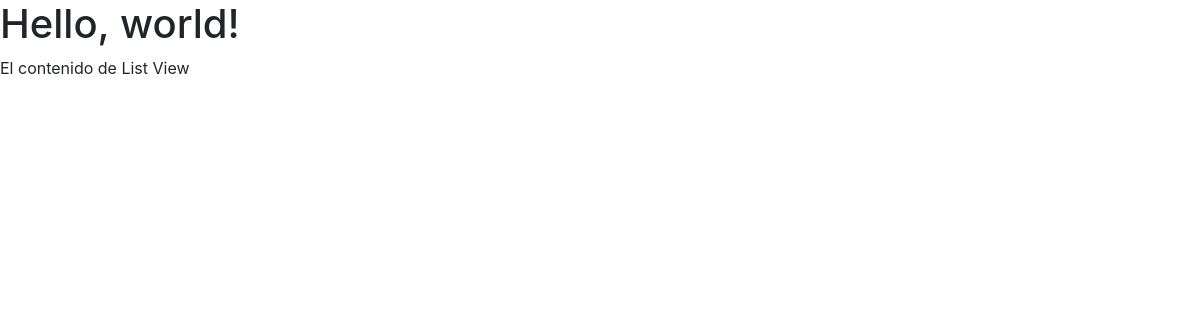
The page /tweet/ on the database as committed earlier.
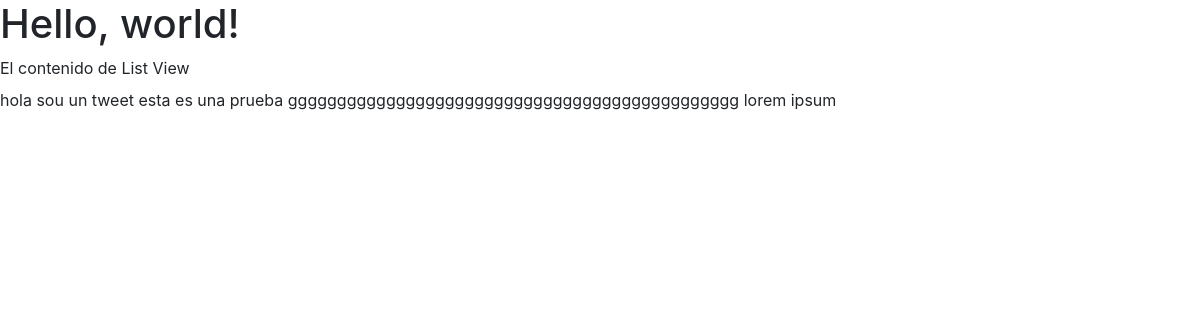
The same page on the database as committed later.
### tweets/models.py (models this page shows)
class Tweet(models.Model):
    user = models.ForeignKey(settings.AUTH_USER_MODEL)
    content = models.CharField(max_length=140)
    created_at = models.DateTimeField(auto_now_add=True)
    updated_at = models.DateTimeField(auto_now=True)
    def __str__(self):
        return "{}. {}".format(self.id, self.content[:20])

### tweets/views.py (the view)
def tweet_list_view(request):
    queryset = Tweet.objects.all()
    print(queryset)
    context = {
        'object_list': queryset
    }
    return render(request, "tweets/list_view.html", context)

### tweets/templates/tweets/list_view.html (shortened to what this page needs)
{% extends "home.html" %}
{% block content %}
    El contenido de List View
    {% for item in  object_list %}
        <p>{{ item.content }} </p>
    {% endfor %}
{% endblock content %}

Rows that differ between the two databases and show on the page:
added Tweet: content "hola sou un tweet esta es una prueba gggggggggggggggggggggggggggggggggggggggggggggg lorem ipsum"
